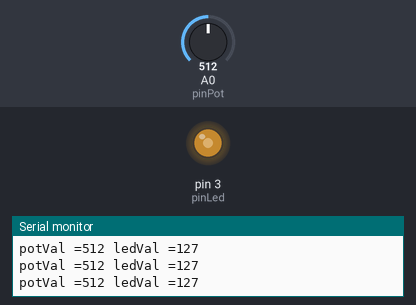
The sketch below on a simulated Arduino Uno, built with avr-gcc and run on an emulated ATmega328P. On the bench: output pins drawn as LEDs (lit = HIGH), the last lines printed to the serial monitor. The inputs (shaded band) are chosen by the test bench; at power-on: A0 (pinPot) = 512.

Above: at 1.2 s.
1.3 s: A0 (pinPot) set to 410
At 1.9 s:
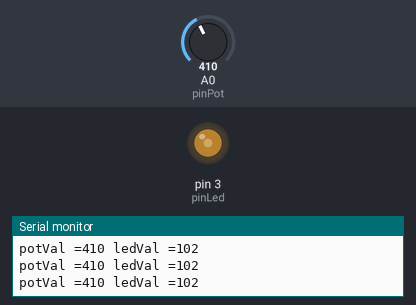
4.3 s: A0 (pinPot) set to 391
At 5.0 s:
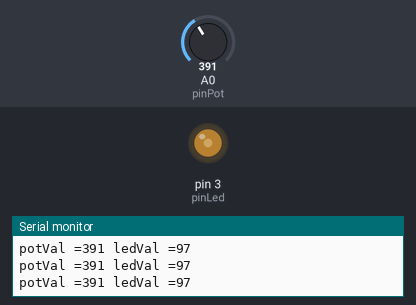
5.8 s: A0 (pinPot) set to 104
At 7.0 s:
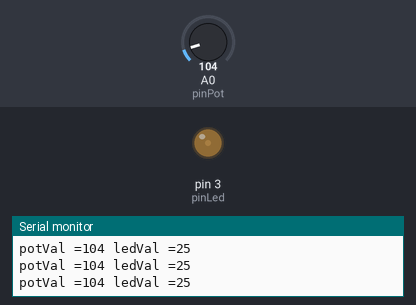
7.3 s: A0 (pinPot) set to 93
At 8.0 s:
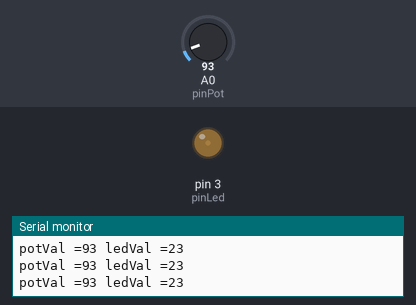
10.3 s: A0 (pinPot) set to 45
At 11.1 s:
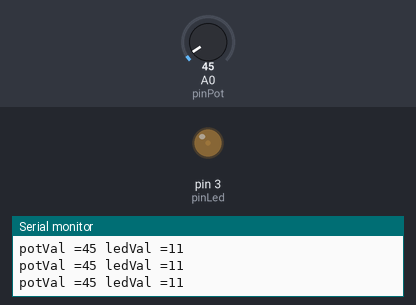
13.3 s: A0 (pinPot) set to 36
At 14.2 s:
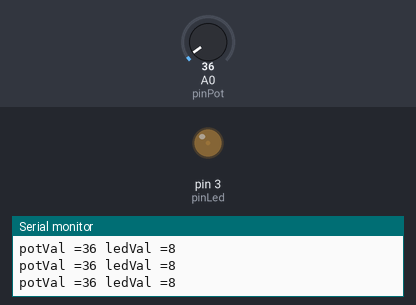
Timing chart, 0 to 16.3 s (numbered marks = the images above; inputs shaded):
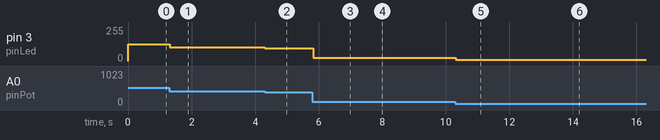

The sketch:

E2A_-_LedDimmer.ino
```cpp
/*
 * Assignment 2 Integrated Builds
 * Part 1: Light Dimmer
 *
 * Author: JoseLara@uw.edu
 * HCDE539A
 * Fall 2018
 */

//Set the constants for the pins
const int pinLed = 3;
const int pinPot = A0;

//Initialize variables that hold the value of inputs/outputs
int potVal = 0;
int ledVal = 0;


void setup() {
  // set the pin mode
  pinMode(pinLed, OUTPUT);
  pinMode(pinPot, INPUT);

  //start serial console
  Serial.begin(9600);

}

//Helper function that prints the position and related variables
//PARAM potVal: the current position of the potentiometer
//PARAM ledVal: the current level of the LED brightness
void printSerial(int potVal, int ledVal)
{
  Serial.print("potVal =");
  Serial.print(potVal);
  Serial.print(" ledVal =");
  Serial.println(ledVal);
}

void loop() {
  //read potentiometer position
  potVal = analogRead(pinPot);

  //set led Value from potentiometer position
  ledVal = map(potVal, 0, 1023, 0, 255);

  //set the led value from the potentiometer position
  analogWrite(pinLed, ledVal);

  //print current values to the serial console
  printSerial(potVal, ledVal);
}
```

Measured:
- after the input at 1.3 s, pin 3 (pinLed): 127/255 → 102/255 at once
- after the input at 4.3 s, pin 3 (pinLed): 102/255 → 97/255 at once
- after the input at 5.8 s, pin 3 (pinLed): 97/255 → 25/255 at once
- after the input at 7.3 s, pin 3 (pinLed): 25/255 → 23/255 at once
- after the input at 10.3 s, pin 3 (pinLed): 23/255 → 11/255 at once
- after the input at 13.3 s, pin 3 (pinLed): 11/255 → 8/255 at once
